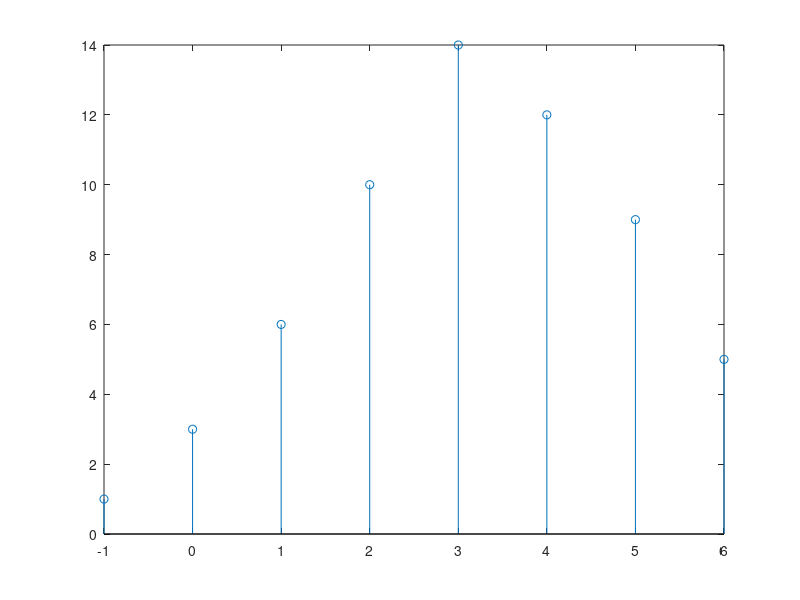
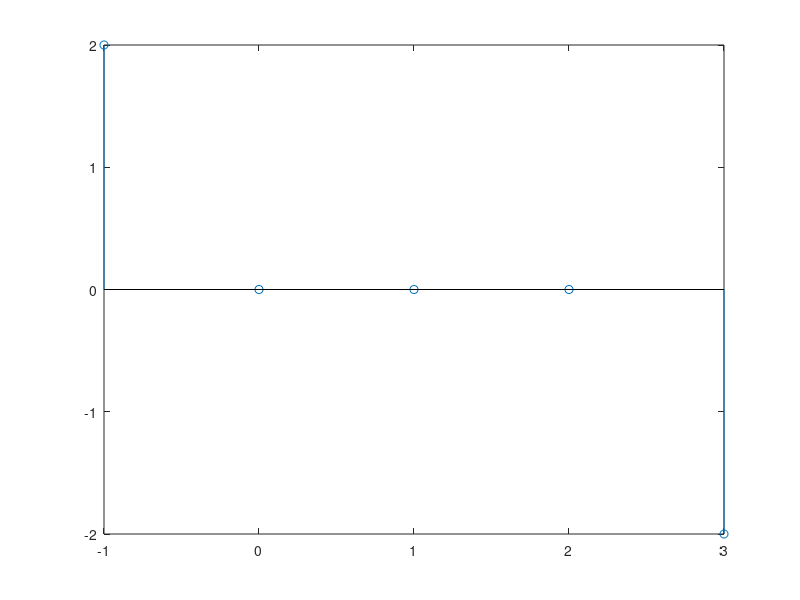

Recreate these plots in MATLAB, in order.
clear all
close all
clc

%% Part 3
x = [1 1 1 1];
h = [1 2 3 4 5];
y = conv(x,h);
ny = -1:6;
figure(1);
stem(ny,y);

%% Part 5
x = [1 0 1];
h = [2 0 -2];
y = conv(x,h);
ny = -1:3;
figure(2);
stem(ny,y);